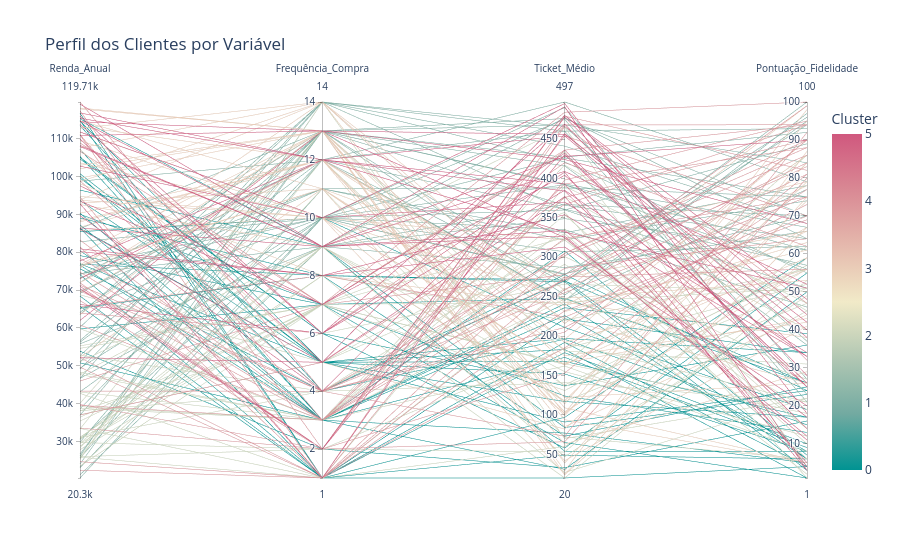

The notebook cell saved with this chart:
### Code cell
# Gráfico de Coordenadas Paralelas (Distribuição em todas as variáveis originais)
import plotly.express as px

fig = px.parallel_coordinates(
    df,
    color="Cluster",
    dimensions=["Renda_Anual", "Frequência_Compra", "Ticket_Médio", "Pontuação_Fidelidade"],
    color_continuous_scale=px.colors.diverging.Tealrose,
    title="Perfil dos Clientes por Variável"
)
fig.show()

### Figure 1 — Plotly figure (JSON) as saved in the notebook; plotly's stock layout.template omitted (floating-point values rounded to 4 significant figures; data arrays with more than 128 entries replaced by an {"elided": "..."} marker saying what was removed)
{"data": [{"dimensions": [{"label": "Renda_Anual", "values": {"elided": "200 int values"}}, {"label": "Frequência_Compra", "values": {"elided": "200 int values"}}, {"label": "Ticket_Médio", "values": {"elided": "200 int values"}}, {"label": "Pontuação_Fidelidade", "values": {"elided": "200 int values"}}], "domain": {"x": [0, 1], "y": [0, 1]}, "line": {"color": {"elided": "200 int values"}, "coloraxis": "coloraxis"}, "name": "", "type": "parcoords"}], "layout": {"coloraxis": {"colorbar": {"title": {"text": "Cluster"}}, "colorscale": [[0, "rgb(0, 147, 146)"], [0.1667, "rgb(114, 170, 161)"], [0.3333, "rgb(177, 199, 179)"], [0.5, "rgb(241, 234, 200)"], [0.6667, "rgb(229, 185, 173)"], [0.8333, "rgb(217, 137, 148)"], [1, "rgb(208, 88, 126)"]]}, "legend": {"tracegroupgap": 0}, "title": {"text": "Perfil dos Clientes por Variável"}}}
